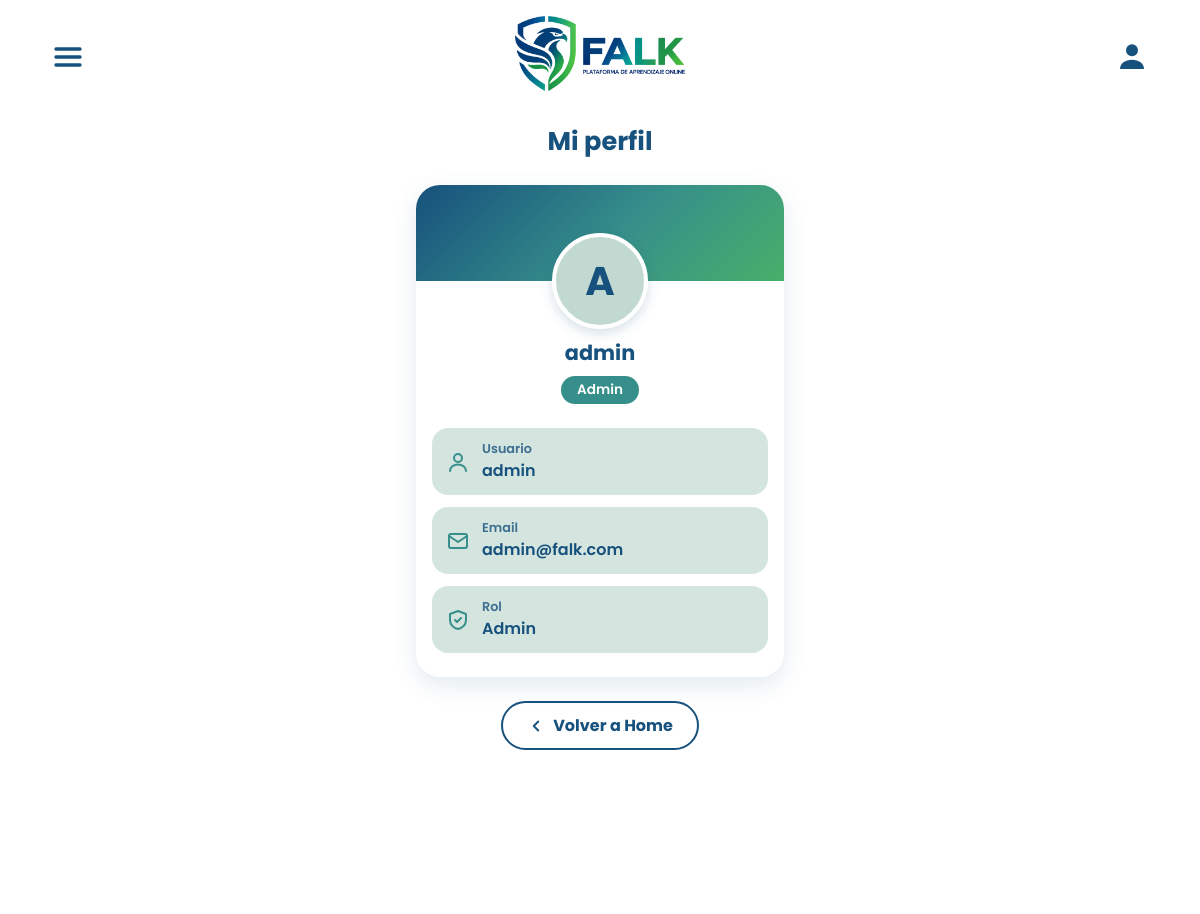
The page /pages-back/perfil.php (signed in) on the database its author committed.
### tables this page shows
CREATE TABLE `users` (
  `ID` int(11) NOT NULL,
  `Username` varchar(30) NOT NULL,
  `Email` varchar(255) NOT NULL,
  `Password` varchar(255) NOT NULL,
  `Role` enum('usuario','admin') NOT NULL DEFAULT 'usuario',
  `Estado` enum('activo','bloqueado','inactivo') NOT NULL DEFAULT 'activo',  
  `Intentos_Fallidos` tinyint(3) UNSIGNED NOT NULL DEFAULT 0,  
  `Fecha_Nacimiento` date DEFAULT NULL  
);

### config/db.php (called while the page is built, shortened)
<?php
class DB {
    private static ?PDO $instance = null;
    public static function getConnection(): PDO {
        if (self::$instance === null) {
            $host = 'localhost';
            $db   = 'falk_db';
            $user = 'root';
            $pass = '';
            $charset = 'utf8mb4';
            $dsn = "mysql:host=$host;dbname=$db;charset=$charset";
            $options = [
                PDO::ATTR_ERRMODE            => PDO::ERRMODE_EXCEPTION,
                PDO::ATTR_DEFAULT_FETCH_MODE => PDO::FETCH_ASSOC,
                PDO::ATTR_EMULATE_PREPARES   => false,
                PDO::MYSQL_ATTR_INIT_COMMAND => "SET SESSION sql_mode = 'STRICT_ALL_TABLES,ERROR_FOR_DIVISION_BY_ZERO,NO_ENGINE_SUBSTITUTION'",
            ];
            try {
                self::$instance = new PDO($dsn, $user, $pass, $options);
            } catch (PDOException $e) {
                error_log('Conexión FALK: ' . $e->getMessage());
                errorBaseDeDatos();
            }
        }
        return self::$instance;
    }
}

### pages-back/perfil.php (the view, shortened to what this page needs)
<?php
require_once __DIR__ . '/../config/db.php';
try {
    $stmt = DB::getConnection()->prepare('SELECT Username, Email, Role, Fecha_Nacimiento FROM users WHERE ID = :id LIMIT 1');
    $stmt->execute([':id' => $_SESSION['user_id']]);
    $usuario = $stmt->fetch();
} catch (PDOException $e) {
    error_log('Perfil FALK: ' . $e->getMessage());
    $usuario = false;
}
function e(string $t): string { return htmlspecialchars($t, ENT_QUOTES, 'UTF-8'); }
?>
<!DOCTYPE html>
<html lang="es">
<head>
    <link rel="stylesheet" href="../styles/styles.css">
</head>
<body>
    <header class="barra-superior">
        <button type="button" class="boton-icono" id="boton-menu" aria-label="Abrir menú" aria-expanded="false" aria-controls="menu-principal">
            <svg viewBox="0 0 24 24" fill="none" stroke="currentColor" stroke-width="2.5" stroke-linecap="round" aria-hidden="true">
                <line x1="3" y1="6" x2="21" y2="6"/>
                <line x1="3" y1="12" x2="21" y2="12"/>
                <line x1="3" y1="18" x2="21" y2="18"/>
            </svg>
        </button>
        <a href="home.php"><img src="../pictures/logo-falk.png" alt="FALK - Volver al inicio" class="logo"></a>
        <a href="perfil.php" class="boton-icono" aria-label="Mi perfil" aria-current="page">
            <svg viewBox="0 0 24 24" fill="currentColor" aria-hidden="true">
                <circle cx="12" cy="7" r="4.5"/>
                <path d="M3 21c0-4.4 4-7 9-7s9 2.6 9 7z"/>
            </svg>
        </a>
    </header>
    <main class="contenedor-principal">
        <section class="perfil" aria-labelledby="titulo-perfil">
            <h1 id="titulo-perfil" class="perfil-titulo">Mi perfil</h1>
            <?php if ($usuario): ?>
                <article class="tarjeta-perfil">
                    <div class="avatar" aria-hidden="true"><?= e(strtoupper(substr($usuario['Username'], 0, 1))) ?></div>
                    <p class="perfil-nombre"><?= e($usuario['Username']) ?></p>
                    <span class="etiqueta-rol"><?= e(ucfirst($usuario['Role'])) ?></span>
                    <dl class="datos-perfil">
                        <div class="dato-perfil">
                            <svg viewBox="0 0 24 24" fill="none" stroke="currentColor" stroke-width="2" stroke-linecap="round" stroke-linejoin="round" aria-hidden="true">
                                <circle cx="12" cy="8" r="4"/>
                                <path d="M4 21c0-4 3.6-6.5 8-6.5s8 2.5 8 6.5"/>
                            </svg>
                            <div>
                                <dt>Usuario</dt>
                                <dd><?= e($usuario['Username']) ?></dd>
                            </div>
                        </div>
                        <div class="dato-perfil">
                            <svg viewBox="0 0 24 24" fill="none" stroke="currentColor" stroke-width="2" stroke-linecap="round" stroke-linejoin="round" aria-hidden="true">
                                <rect x="3" y="5" width="18" height="14" rx="2"/>
                                <polyline points="3 7 12 13 21 7"/>
                            </svg>
                            <div>
                                <dt>Email</dt>
                                <dd><?= e($usuario['Email']) ?></dd>
                            </div>
                        </div>
                        <div class="dato-perfil">
                            <svg viewBox="0 0 24 24" fill="none" stroke="currentColor" stroke-width="2" stroke-linecap="round" stroke-linejoin="round" aria-hidden="true">
                                <path d="M12 3l8 3v6c0 4.5-3.4 8.2-8 9-4.6-.8-8-4.5-8-9V6z"/>
                                <polyline points="9 12 11 14 15 10"/>
                            </svg>
                            <div>
                                <dt>Rol</dt>
                                <dd><?= e(ucfirst($usuario['Role'])) ?></dd>
                            </div>
                        </div>
                    </dl>
                </article>
            <?php else: ?>
                <p class="perfil-error" role="alert">No se pudieron cargar los datos de la cuenta.</p>
            <?php endif; ?>
            <a href="home.php" class="boton-volver">
                <svg viewBox="0 0 24 24" fill="none" stroke="currentColor" stroke-width="2.5" stroke-linecap="round" stroke-linejoin="round" aria-hidden="true">
                    <polyline points="15 18 9 12 15 6"/>
                </svg>
                Volver a Home
            </a>
        </section>
    </main>
</body>
</html>

### styles/styles.css (style rules this page uses)
* { margin: 0; padding: 0; box-sizing: border-box; }
body { background-color: #C2D9D1; font-family: "Poppins", Arial, sans-serif; color: #17517D; width: 100%; min-height: 100vh; }
.logo { width: 100%; max-width: 330px; height: auto; }
.barra-superior { display: flex; background-color: #FFFFFF; width: 100%; flex-direction: row; justify-content: space-between; align-items: center; padding: 16px 24px; gap: 16px; }
.barra-superior .logo { max-width: 170px; }
.boton-icono { display: flex; background: none; border: none; color: #17517D; cursor: pointer; padding: 4px; transition: transform 0.15s ease; }
.boton-icono svg { width: 32px; height: 32px; }
#boton-menu { position: relative; z-index: 11; }
.contenedor-principal { background-color: #FFFFFF; min-height: 100vh; }
.perfil { display: flex; max-width: 400px; flex-direction: column; align-items: center; padding: 8px 16px 40px; margin: 0 auto; gap: 24px; }
.perfil-titulo { font-size: 1.6rem; font-weight: 700; }
.tarjeta-perfil { display: flex; width: 100%; background-color: #FFFFFF; border-radius: 24px; box-shadow: 0 8px 24px rgba(23, 81, 125, 0.12); overflow: hidden; flex-direction: column; align-items: center; padding: 0 0 24px; gap: 8px; }
.avatar { display: flex; width: 96px; height: 96px; margin-top: -56px; border: 4px solid #FFFFFF; border-radius: 50%; background-color: #C2D9D1; font-size: 2.5rem; font-weight: 700; box-shadow: 0 4px 12px rgba(23, 81, 125, 0.18); justify-content: center; align-items: center; }
.perfil-nombre { font-size: 1.3rem; font-weight: 700; overflow-wrap: anywhere; }
.etiqueta-rol { font-size: 0.85rem; font-weight: 600; color: #FFFFFF; background-color: #368F8A; border-radius: 999px; padding: 4px 16px; }
.datos-perfil { display: flex; width: 100%; flex-direction: column; padding: 16px 16px 0; gap: 12px; }
.dato-perfil { display: flex; background-color: #D4E4DE; border-radius: 16px; text-align: left; flex-direction: row; align-items: center; padding: 12px 14px; gap: 12px; }
.dato-perfil svg { flex-shrink: 0; width: 24px; height: 24px; color: #368F8A; }
.dato-perfil dt { font-size: 0.8rem; font-weight: 600; opacity: 0.8; }
.dato-perfil dd { font-weight: 600; overflow-wrap: anywhere; }
.boton-volver { display: inline-flex; font-weight: 700; text-decoration: none; color: #17517D; border: 2px solid #17517D; border-radius: 999px; flex-direction: row; justify-content: center; align-items: center; padding: 10px 24px; gap: 8px; transition: transform 0.15s ease; }
.boton-volver svg { width: 18px; height: 18px; }
@media (min-width: 768px) { .logo { max-width: 380px; } }
@media (min-width: 768px) { .barra-superior { padding: 16px 48px; gap: 16px; } }

### rows shown on the page
users: Username "A", Username "admin", Role "Admin", Email "admin@falk.com"
